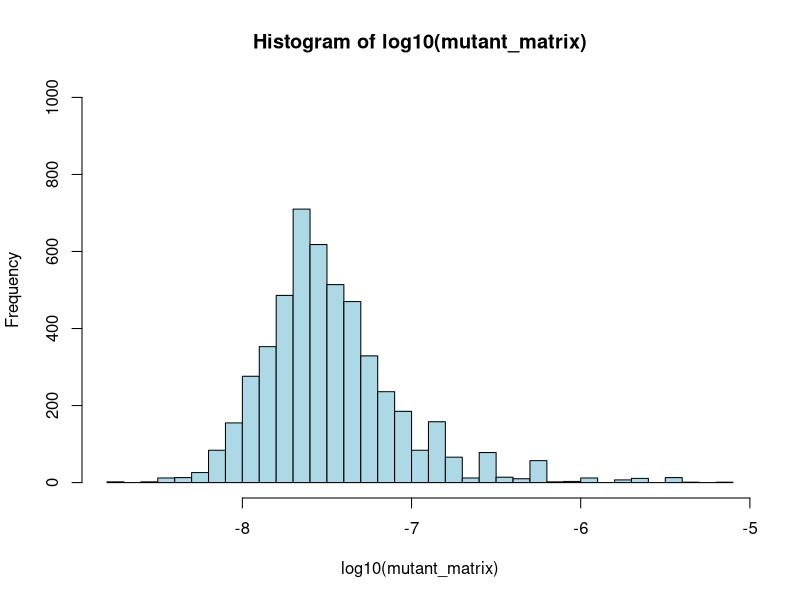

Here is the R script that generated this plot:
## Modelling Lurina-Delbrück experiment

x <- matrix(0,1,2)

mut_rate <- 5e-9    # Mutation rate
w <- 1              # Mutant fitness (survival), ranging between 0 and 1.
N_0 <- 1000         # Initial population
gen <- 20           # Number of generations
replicates <- 5000

mutant_matrix <- matrix(0, replicates, 1)   # Retrieve proportion of mutants
for (i in 1:replicates){                    # in each replicate.
  
  x[1,1] <- N_0
  x[1,2] <- 0
  for (g in 1:gen){
    x[1,1] <- x[1,1]*2            # Each generation, both wild-type and mutant
    x[1,2] <- x[1,2]*2*w          # population duplicates.
  
    ## Poisson distribution: discrete distribution with mean lambda.
      
    mutations <- rpois(1, mut_rate*x[1,1])
    x[1,1] <- x[1,1]-mutations
    x[1,2] <- x[1,2]+mutations
    #print(c(g, x))
    mutant_matrix[i, 1] <- x[1, 2]/sum(x)
  }
}

hist(log10(mutant_matrix), breaks = 50, col = "lightblue", ylim = c(0,1000))

## When fitness of the mutants is near to 1, there is a great variety in the
## number of mutant individuals appearing in the last generation between
## the different replicates.
## - Ex: {0, 4, 0, 4, 3, 135, 2, 6, 69, 0, 3}
##
## When fitness is near to 0, the proportion of mutants appearing in the
## last generation in similar to the mutation rate, and its distribution is
## a Poisson distribution.
##
## Thus, if Luria and Delbrück had studied a mutation with much less fitness
## (survival), they would have reached an incorrect conclusion, since the
## number of mutated cells would have been much more homogeneous and the
## statistics would have followed a regular Poisson distribution.

